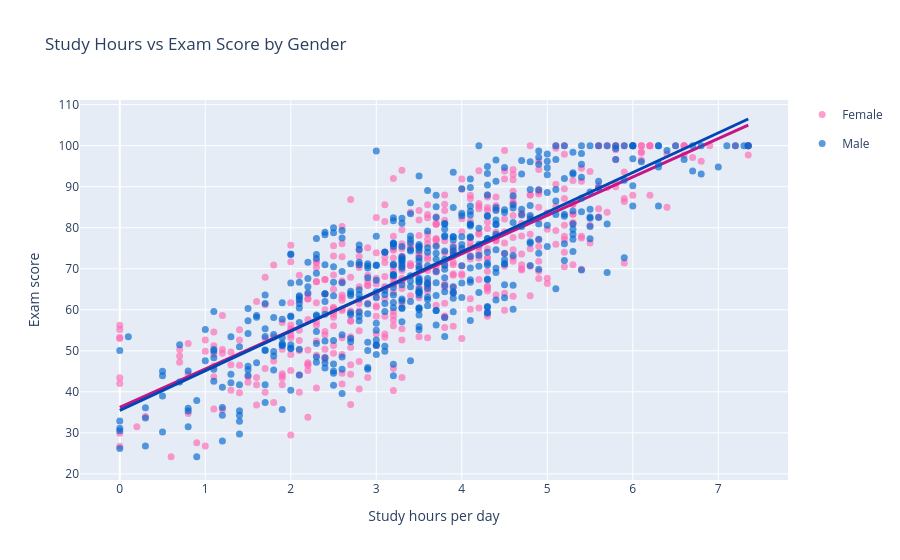

Notebook cell for this chart:
### Code cell
import plotly.graph_objects as go
import numpy as np

# Split data
female_df = df[df['gender'] == 'Female']
male_df = df[df['gender'] == 'Male']

# Helper function for linear regression line
def make_trendline(x, y):
    coeffs = np.polyfit(x, y, 1)
    x_line = np.linspace(x.min(), x.max(), 100)
    y_line = coeffs[0] * x_line + coeffs[1]
    return x_line, y_line

# Trendlines
x_female, y_female = make_trendline(female_df['study_hours_per_day'], female_df['exam_score'])
x_male, y_male = make_trendline(male_df['study_hours_per_day'], male_df['exam_score'])

# Female scatter
female_scatter = go.Scatter(
    x=female_df['study_hours_per_day'],
    y=female_df['exam_score'],
    mode='markers',
    name='Female',
    marker=dict(
        color='rgb(255,105,180)',
        size=7,
        opacity=0.65
    ),
    legendgroup='female'
)

# Female trend line
female_line = go.Scatter(
    x=x_female,
    y=y_female,
    mode='lines',
    name='Female trend',
    line=dict(color='rgb(199,21,133)', width=3),
    legendgroup='female',
    showlegend=False
)

# Male scatter
male_scatter = go.Scatter(
    x=male_df['study_hours_per_day'],
    y=male_df['exam_score'],
    mode='markers',
    name='Male',
    marker=dict(
        color='rgb(0,102,204)',
        size=7,
        opacity=0.65
    ),
    legendgroup='male'
)

# Male trend line
male_line = go.Scatter(
    x=x_male,
    y=y_male,
    mode='lines',
    name='Male trend',
    line=dict(color='rgb(0,70,180)', width=3),
    legendgroup='male',
    showlegend=False
)

# Layout
layout = go.Layout(
    title='Study Hours vs Exam Score by Gender',
    xaxis=dict(title='Study hours per day'),
    yaxis=dict(title='Exam score'),
    height=600
)

# Figure
fig = go.Figure(
    data=[female_scatter, female_line, male_scatter, male_line],
    layout=layout
)

fig.show()

### Figure 1 — Plotly figure (JSON) as saved in the notebook; plotly's stock layout.template omitted (floating-point values rounded to 4 significant figures; data arrays with more than 128 entries replaced by an {"elided": "..."} marker saying what was removed)
{"data": [{"legendgroup": "female", "marker": {"color": "rgb(255,105,180)", "opacity": 0.65, "size": 7}, "mode": "markers", "name": "Female", "type": "scatter", "x": {"elided": "481 float values"}, "y": {"elided": "481 float values"}}, {"legendgroup": "female", "line": {"color": "rgb(199,21,133)", "width": 3}, "mode": "lines", "name": "Female trend", "showlegend": false, "type": "scatter", "x": [0.0, 0.07424, 0.1485, 0.2227, 0.297, 0.3712, 0.4455, 0.5197, 0.5939, 0.6682, 0.7424, 0.8167, 0.8909, 0.9652, 1.039, 1.114, 1.188, 1.262, 1.336, 1.411, 1.485, 1.559, 1.633, 1.708, 1.782, 1.856, 1.93, 2.005, 2.079, 2.153, 2.227, 2.302, 2.376, 2.45, 2.524, 2.598, 2.673, 2.747, 2.821, 2.895, 2.97, 3.044, 3.118, 3.192, 3.267, 3.341, 3.415, 3.489, 3.564, 3.638, 3.712, 3.786, 3.861, 3.935, 4.009, 4.083, 4.158, 4.232, 4.306, 4.38, 4.455, 4.529, 4.603, 4.677, 4.752, 4.826, 4.9, 4.974, 5.048, 5.123, 5.197, 5.271, 5.345, 5.42, 5.494, 5.568, 5.642, 5.717, 5.791, 5.865, 5.939, 6.014, 6.088, 6.162, 6.236, 6.311, 6.385, 6.459, 6.533, 6.608, 6.682, 6.756, 6.83, 6.905, 6.979, 7.053, 7.127, 7.202, 7.276, 7.35], "y": [36.23, 36.92, 37.62, 38.31, 39.01, 39.7, 40.4, 41.09, 41.78, 42.48, 43.17, 43.87, 44.56, 45.26, 45.95, 46.65, 47.34, 48.04, 48.73, 49.43, 50.12, 50.82, 51.51, 52.21, 52.9, 53.6, 54.29, 54.99, 55.68, 56.37, 57.07, 57.76, 58.46, 59.15, 59.85, 60.54, 61.24, 61.93, 62.63, 63.32, 64.02, 64.71, 65.41, 66.1, 66.8, 67.49, 68.19, 68.88, 69.58, 70.27, 70.97, 71.66, 72.35, 73.05, 73.74, 74.44, 75.13, 75.83, 76.52, 77.22, 77.91, 78.61, 79.3, 80.0, 80.69, 81.39, 82.08, 82.78, 83.47, 84.17, 84.86, 85.56, 86.25, 86.94, 87.64, 88.33, 89.03, 89.72, 90.42, 91.11, 91.81, 92.5, 93.2, 93.89, 94.59, 95.28, 95.98, 96.67, 97.37, 98.06, 98.76, 99.45, 100.1, 100.8, 101.5, 102.2, 102.9, 103.6, 104.3, 105.0]}, {"legendgroup": "male", "marker": {"color": "rgb(0,102,204)", "opacity": 0.65, "size": 7}, "mode": "markers", "name": "Male", "type": "scatter", "x": {"elided": "477 float values"}, "y": {"elided": "477 float values"}}, {"legendgroup": "male", "line": {"color": "rgb(0,70,180)", "width": 3}, "mode": "lines", "name": "Male trend", "showlegend": false, "type": "scatter", "x": [0.0, 0.07424, 0.1485, 0.2227, 0.297, 0.3712, 0.4455, 0.5197, 0.5939, 0.6682, 0.7424, 0.8167, 0.8909, 0.9652, 1.039, 1.114, 1.188, 1.262, 1.336, 1.411, 1.485, 1.559, 1.633, 1.708, 1.782, 1.856, 1.93, 2.005, 2.079, 2.153, 2.227, 2.302, 2.376, 2.45, 2.524, 2.598, 2.673, 2.747, 2.821, 2.895, 2.97, 3.044, 3.118, 3.192, 3.267, 3.341, 3.415, 3.489, 3.564, 3.638, 3.712, 3.786, 3.861, 3.935, 4.009, 4.083, 4.158, 4.232, 4.306, 4.38, 4.455, 4.529, 4.603, 4.677, 4.752, 4.826, 4.9, 4.974, 5.048, 5.123, 5.197, 5.271, 5.345, 5.42, 5.494, 5.568, 5.642, 5.717, 5.791, 5.865, 5.939, 6.014, 6.088, 6.162, 6.236, 6.311, 6.385, 6.459, 6.533, 6.608, 6.682, 6.756, 6.83, 6.905, 6.979, 7.053, 7.127, 7.202, 7.276, 7.35], "y": [35.49, 36.21, 36.92, 37.64, 38.36, 39.07, 39.79, 40.51, 41.23, 41.94, 42.66, 43.38, 44.1, 44.81, 45.53, 46.25, 46.96, 47.68, 48.4, 49.12, 49.83, 50.55, 51.27, 51.99, 52.7, 53.42, 54.14, 54.86, 55.57, 56.29, 57.01, 57.72, 58.44, 59.16, 59.88, 60.59, 61.31, 62.03, 62.75, 63.46, 64.18, 64.9, 65.61, 66.33, 67.05, 67.77, 68.48, 69.2, 69.92, 70.64, 71.35, 72.07, 72.79, 73.51, 74.22, 74.94, 75.66, 76.37, 77.09, 77.81, 78.53, 79.24, 79.96, 80.68, 81.4, 82.11, 82.83, 83.55, 84.26, 84.98, 85.7, 86.42, 87.13, 87.85, 88.57, 89.29, 90.0, 90.72, 91.44, 92.16, 92.87, 93.59, 94.31, 95.02, 95.74, 96.46, 97.18, 97.89, 98.61, 99.33, 100.0, 100.8, 101.5, 102.2, 102.9, 103.6, 104.3, 105.1, 105.8, 106.5]}], "layout": {"autosize": true, "title": {"text": "Study Hours vs Exam Score by Gender"}, "xaxis": {"autorange": true, "range": [-0.4937, 7.844], "title": {"text": "Study hours per day"}, "type": "linear"}, "yaxis": {"autorange": true, "range": [18.61, 111.1], "title": {"text": "Exam score"}, "type": "linear"}}}
